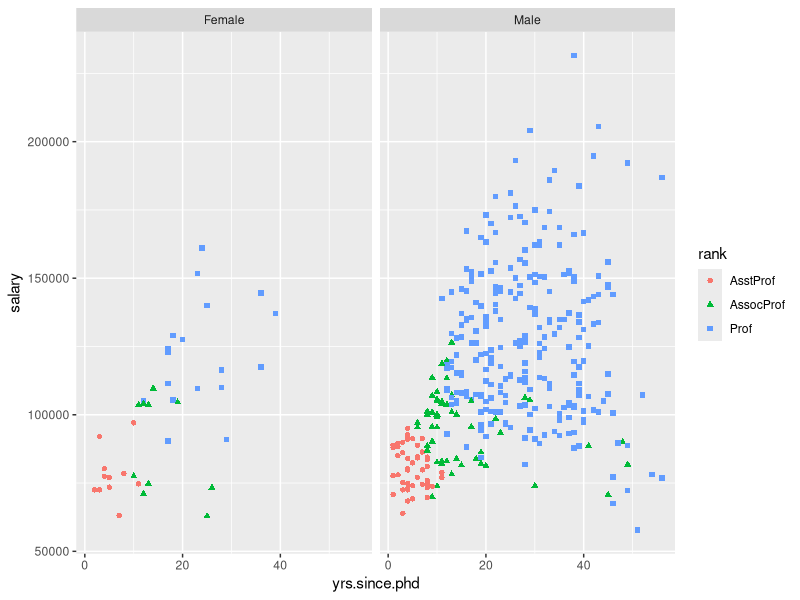
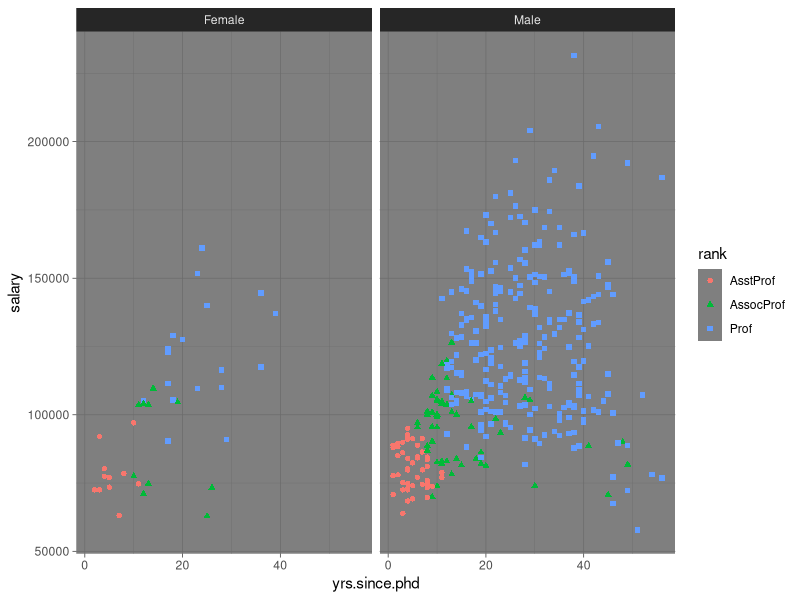
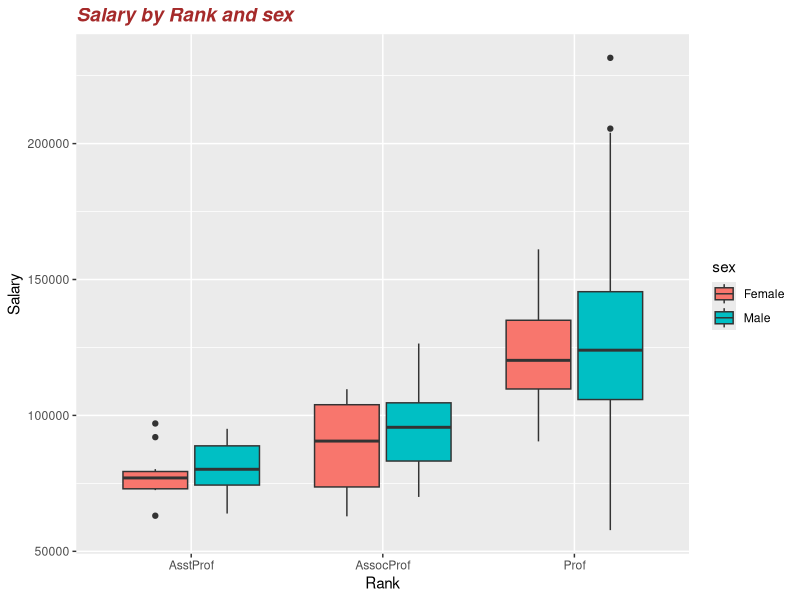
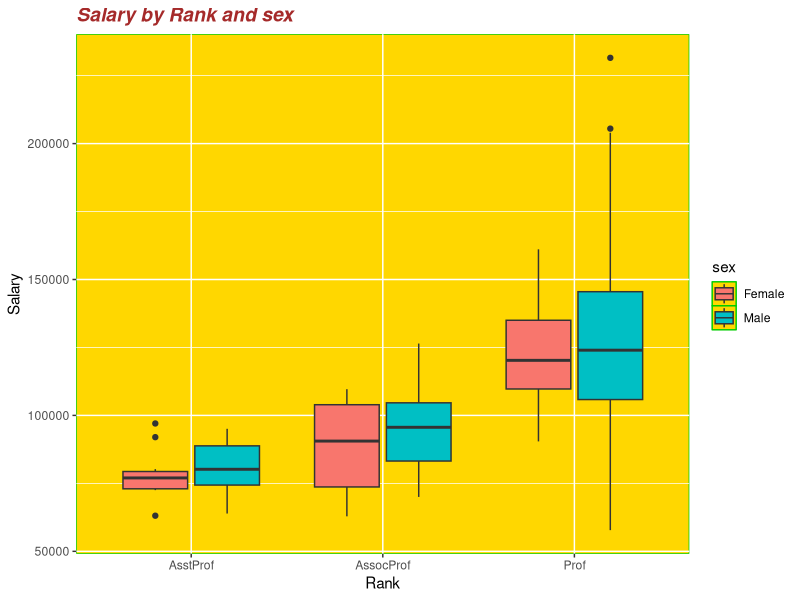
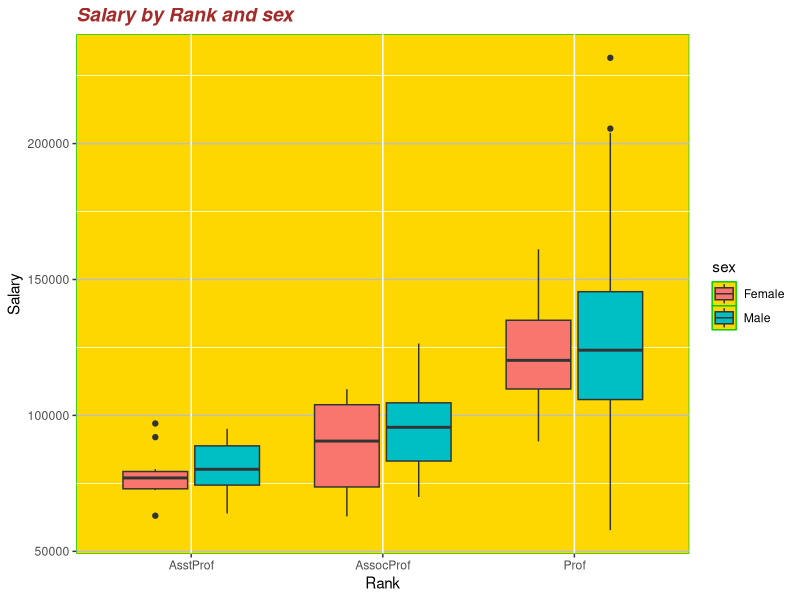
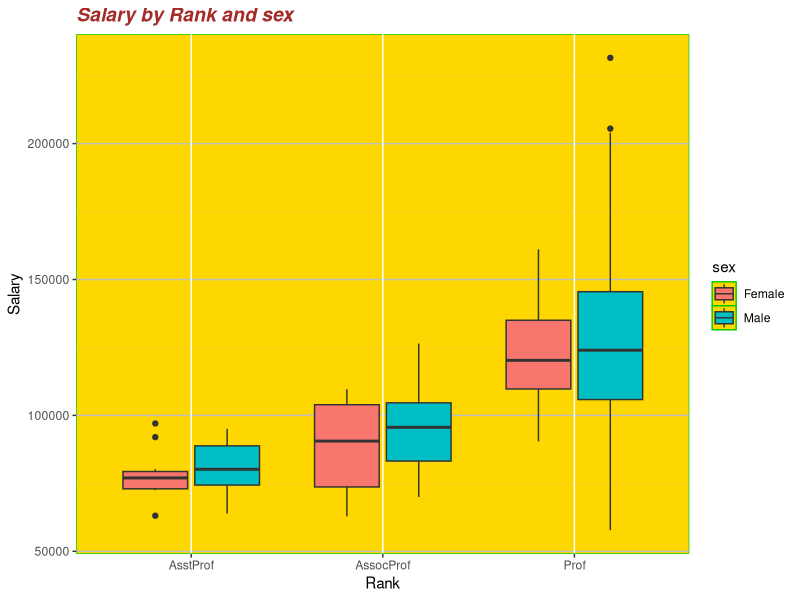
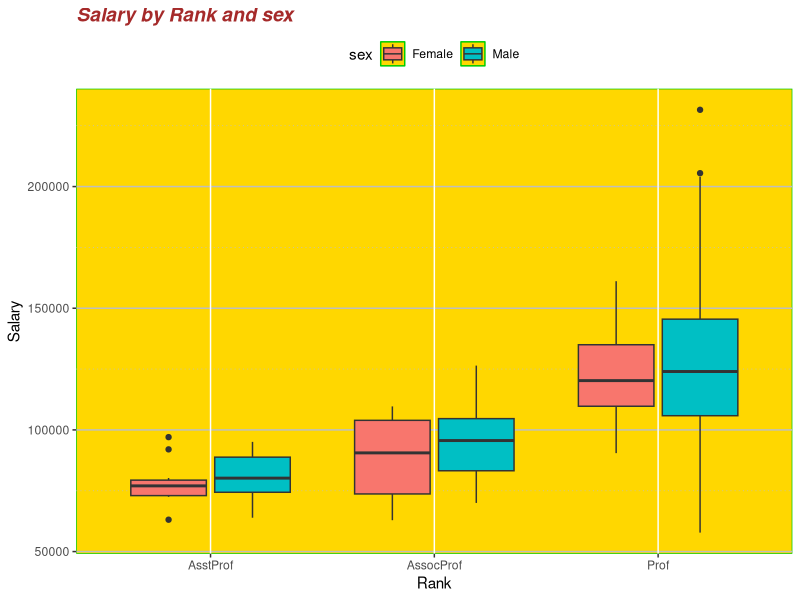
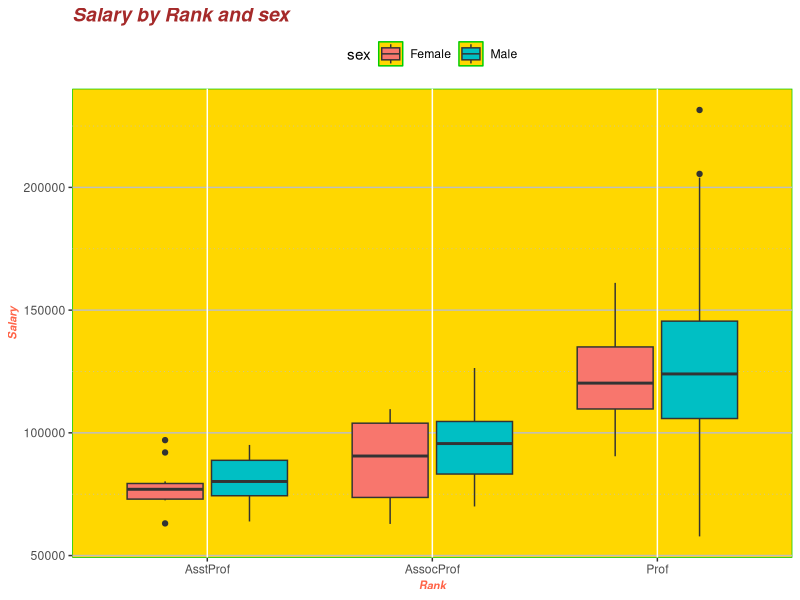

The R script that drew these images, in order:
library(ggplot2)
library(car)
str(Salaries)



#테마 변경
ggplot(Salaries, aes(x = yrs.since.phd, y = salary,
                     color = rank, shape = rank)) +
  geom_point() +
  facet_grid(. ~ sex) + #산점도를 성별에 따라서 다른 패널에 그리도록 작성
  theme_gray() #기본테마(회색바탕)

  
ggplot(Salaries, aes(x = yrs.since.phd, y = salary,
                       color = rank, shape = rank)) +
  geom_point() +
  facet_grid(. ~ sex) + #산점도를 성별에 따라서 다른 패널에 그리도록 작성
  theme_dark() #기본테마(회색바탕)
  
  
  
#나만의 테마 만들기
#theme(<theme attribute> = element_<element>(<aesthetic>))
#      plot.title          element_text        face
#      axis.title          element_line        size
#      axis.text           element_rect        color 
#      panel.background    element_blank       fill 
#      panel.grid                              linetype...
#      panel.grid.major.y...
  
#ex)panel.background = element_rect(fill = "snow", color = "darkblue")  




##########<나의 테마 만들기 과정>##########

#제목 변경
#face = "bold.italic" : blod,italic 의 글씨체 둘 다 적용
ggplot(Salaries, aes(x =rank, y =salary, fill = sex)) +
  geom_boxplot() +
  labs(title = "Salary by Rank and sex", 
       x = "Rank", y = "Salary") +
  theme(plot.title = element_text(face = "bold.italic", size = 14,
                                  color = "brown"))




#배경색 색과 테두리 변경
theme()
ggplot(Salaries, aes(x =rank, y =salary, fill = sex)) +
  geom_boxplot() +
  labs(title = "Salary by Rank and sex", 
       x = "Rank", y = "Salary") +
  theme(panel.background = element_rect(fill = "gold", color = "green3")) +
  theme(plot.title = element_text(face = "bold.italic", size = 14,
                                          color = "brown"))
        


#panel.grid.major.y
ggplot(Salaries, aes(x =rank, y =salary, fill = sex)) +
  geom_boxplot() +
  labs(title = "Salary by Rank and sex", 
       x = "Rank", y = "Salary") +
  theme(panel.background = element_rect(fill = "gold", color = "green3"),
        panel.grid.major.y = element_line(color = "gray",
                                          linetype = "solid")) +
  theme(plot.title = element_text(face = "bold.italic", size = 14,
                                  color = "brown"))




#panel.grid.minor.y
ggplot(Salaries, aes(x =rank, y =salary, fill = sex)) +
  geom_boxplot() +
  labs(title = "Salary by Rank and sex", 
       x = "Rank", y = "Salary") +
  theme(panel.background = element_rect(fill = "gold", color = "green3"),
        panel.grid.major.y = element_line(color = "gray",
                                          linetype = "solid"),
        panel.grid.minor.y = element_line(color = "gray",
                                          linetype = "dotted")) +
  theme(plot.title = element_text(face = "bold.italic", size = 14,
                                  color = "brown"))





#범례 설정
ggplot(Salaries, aes(x =rank, y =salary, fill = sex)) +
  geom_boxplot() +
  labs(title = "Salary by Rank and sex", 
       x = "Rank", y = "Salary") +
  theme(panel.background = element_rect(fill = "gold", color = "green3"),
        panel.grid.major.y = element_line(color = "gray",
                                          linetype = "solid"),
        panel.grid.minor.y = element_line(color = "gray",
                                          linetype = "dotted"),
        legend.position = "top") +
  theme(plot.title = element_text(face = "bold.italic", size = 14,
                                  color = "brown")) 
  





####axis : 축(글씨)에대한 변경
####axis.title
ggplot(Salaries, aes(x =rank, y =salary, fill = sex)) +
  geom_boxplot() +
  labs(title = "Salary by Rank and sex", 
       x = "Rank", y = "Salary") +
  theme(panel.background = element_rect(fill = "gold", color = "green3"),
        panel.grid.major.y = element_line(color = "gray",
                                          linetype = "solid"),
        panel.grid.minor.y = element_line(color = "gray",
                                          linetype = "dotted"),
        legend.position = "top") +
  theme(plot.title = element_text(face = "bold.italic", size = 14,
                                  color = "brown")) +
  theme(axis.title = element_text(face = "bold.italic", size = 8,
                                  color = "tomato"))  
  
  


####axis.text
ggplot(Salaries, aes(x =rank, y =salary, fill = sex)) +
  geom_boxplot() +
  labs(title = "Salary by Rank and sex", 
       x = "Rank", y = "Salary") +
  theme(panel.background = element_rect(fill = "gold", color = "green3"),
        panel.grid.major.y = element_line(color = "gray",
                                          linetype = "solid"),
        panel.grid.minor.y = element_line(color = "gray",
                                          linetype = "dotted"),
        legend.position = "top") +
  theme(plot.title = element_text(face = "bold.italic", size = 14,
                                  color = "brown")) +
  theme(axis.title = element_text(face = "bold.italic", size = 8,
                                  color = "tomato"))  +
  theme(axis.text = element_text(face = "bold", size = 9,
                                 color = "royalblue"))



#최종적으로 나의 테마를 간략하게 만들기
ggplot(Salaries, aes(x =rank, y =salary, fill = sex)) +
  geom_boxplot() +
  labs(title = "Salary by Rank and sex", 
       x = "Rank", y = "Salary") +
  theme(panel.background = element_rect(fill = "gold", color = "green3"),
        panel.grid.major.y = element_line(color = "gray",
                                          linetype = "solid"),
        panel.grid.minor.y = element_line(color = "gray",
                                          linetype = "dotted"),
        legend.position = "top" ,
  plot.title = element_text(face = "bold.italic", size = 14,
                                  color = "brown"),
  axis.title = element_text(face = "bold.italic", size = 8,
                                  color = "tomato"),
  axis.text = element_text(face = "bold", size = 9,
                                 color = "royalblue"))








##########<만들어진 나의 테마로 재활용하기>##########

mytheme <- theme(panel.background = element_rect(fill = "gold", color = "green3"),
                 panel.grid.major.y = element_line(color = "gray",
                                                   linetype = "solid"),
                 panel.grid.minor.y = element_line(color = "gray",
                                                   linetype = "dotted"),
                 legend.position = "top" ,
                 plot.title = element_text(face = "bold.italic", size = 14,
                                           color = "brown"),
                 axis.title = element_text(face = "bold.italic", size = 8,
                                           color = "tomato"),
                 axis.text = element_text(face = "bold", size = 9,
                                          color = "royalblue"))


#<lattice 그래프를 들고와서 mytheme를 재활용 하기>
library(lattice)
ggplot(singer, aes(x = voice.part, y = height)) +
  geom_boxplot() + 
  labs(title = "Height by voice part",
       x = "Voice Part", y = "Height") +
  mytheme













  
  
  

  
  
  
  
  
  
  
  
  
  
    